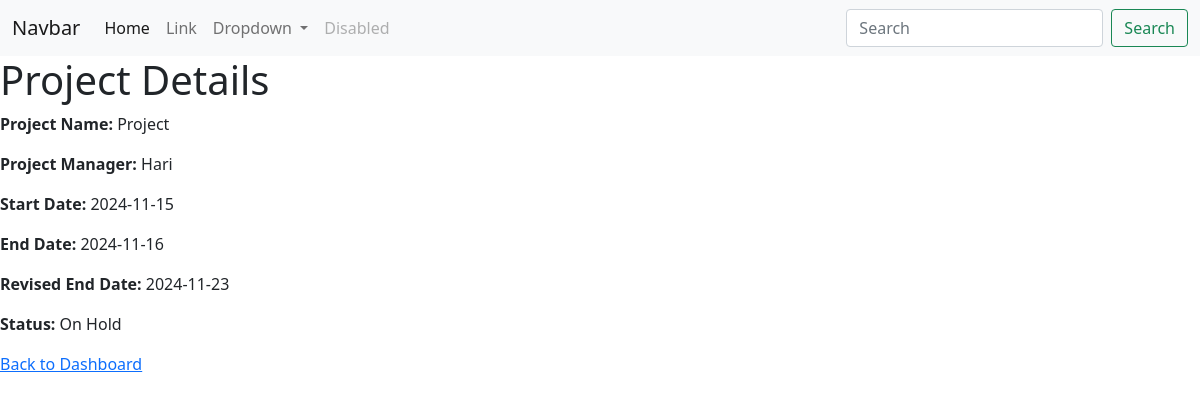
Page /view/3 on the committed database.
### tables this page shows
CREATE TABLE projects (
                        id INTEGER PRIMARY KEY AUTOINCREMENT,
                        project_name TEXT NOT NULL,
                        project_manager TEXT NOT NULL,
                        start_date TEXT NOT NULL,
                        end_date TEXT NOT NULL,
                        revised_end_date TEXT,
                        status TEXT NOT NULL
                    );

### app.py (the view)
@app.route('/view/<int:project_id>')
def view_project(project_id):
    conn = get_db_connection()
    project = conn.execute('SELECT * FROM projects WHERE id = ?', (project_id,)).fetchone()
    conn.close()
    return render_template('view_project.html', project=project)  # Create a template to show project details

### app.py (called while the page is built)
def get_db_connection():
    conn = sqlite3.connect('projects.db')
    conn.row_factory = sqlite3.Row
    return conn

### templates/view_project.html
{% extends 'base.html' %}
{% block content %}
<h1>Project Details</h1>
<p><strong>Project Name:</strong> {{ project['project_name'] }}</p>
<p><strong>Project Manager:</strong> {{ project['project_manager'] }}</p>
<p><strong>Start Date:</strong> {{ project['start_date'] }}</p>
<p><strong>End Date:</strong> {{ project['end_date'] }}</p>
<p><strong>Revised End Date:</strong> {{ project['revised_end_date'] }}</p>
<p><strong>Status:</strong> {{ project['status'] }}</p>
<a href="{{ url_for('index') }}">Back to Dashboard</a>
{% endblock %}

### rows in the picture
projects: project_name "Project", project_manager "Hari", start_date "2024-11-15", end_date "2024-11-16", revised_end_date "2024-11-23", status "On Hold"
